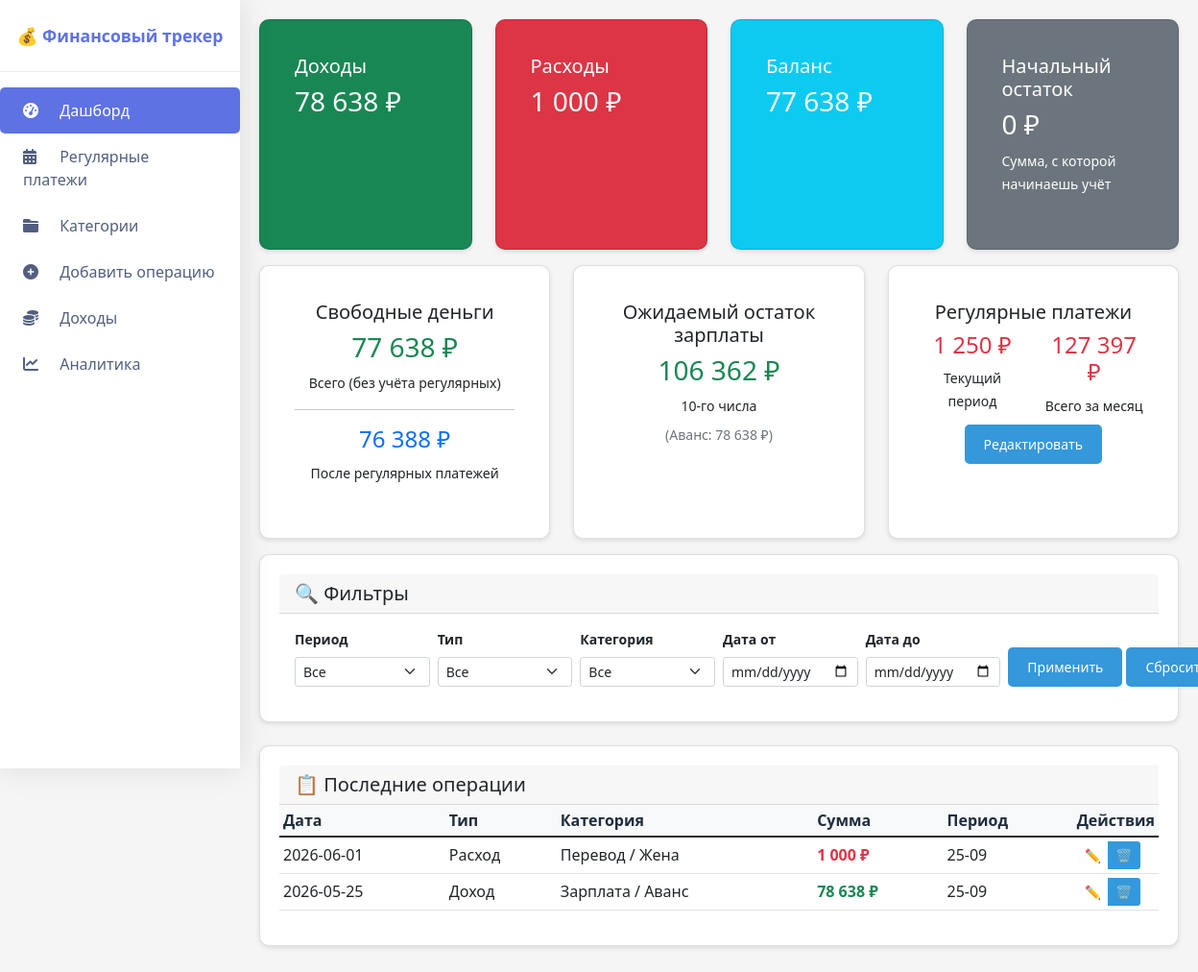
Before: / with the older database file.
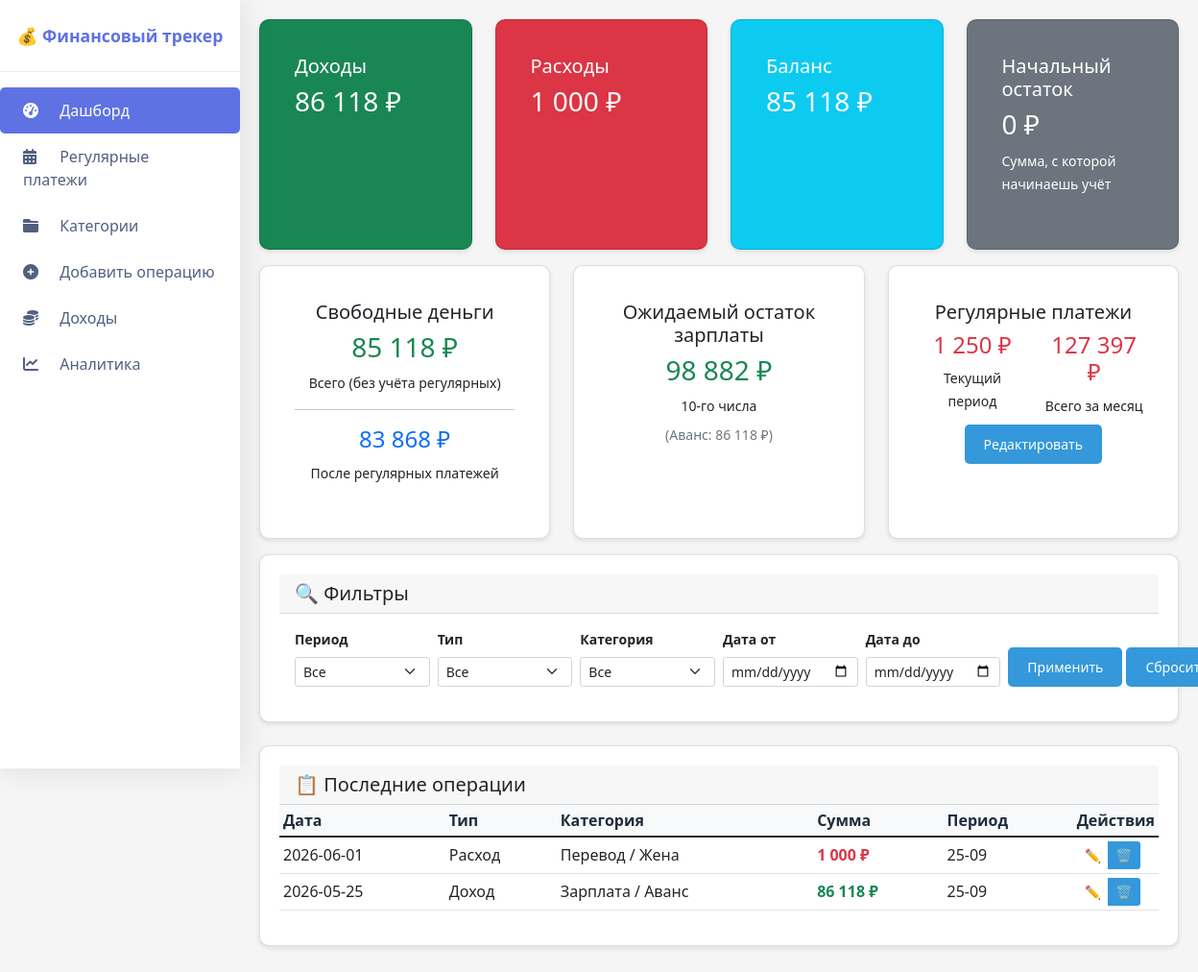
After: the same page with the newer database file.
### tables this page shows
CREATE TABLE operations (
                id INTEGER PRIMARY KEY AUTOINCREMENT,
                date TEXT NOT NULL,
                type TEXT NOT NULL,
                category TEXT NOT NULL,
                subcategory TEXT,
                amount REAL NOT NULL,
                comment TEXT,
                period TEXT
            );

### routes/main.py (the view)
    @app.route('/')
    def index():
        apply_regular_payments()
        today = date.today()
        current_money = get_current_money()
        period_filter = request.args.get('period', '')
        type_filter = request.args.get('type', '')
        category_filter = request.args.get('category', '')
        date_from = request.args.get('date_from', '')
        date_to = request.args.get('date_to', '')
        query = 'SELECT * FROM operations WHERE 1=1'
        params = []
        if period_filter:
            query += ' AND period = ?'
            params.append(period_filter)
        if type_filter:
            query += ' AND type = ?'
            params.append(type_filter)
        if category_filter:
            query += ' AND category = ?'
            params.append(category_filter)
        if date_from:
            query += ' AND date >= ?'
            params.append(date_from)
        if date_to:
            query += ' AND date <= ?'
            params.append(date_to)
        query += ' ORDER BY date DESC LIMIT 100'
        with get_db() as conn:
            operations = conn.execute(query, params).fetchall()
            all_categories = [row['name'] for row in conn.execute(
                'SELECT DISTINCT name FROM categories WHERE parent_id IS NULL ORDER BY name').fetchall()]
            total_income = \
            conn.execute('SELECT COALESCE(SUM(amount), 0) FROM operations WHERE type="Доход"').fetchone()[0]
            total_expense = \
            conn.execute('SELECT COALESCE(SUM(amount), 0) FROM operations WHERE type="Расход"').fetchone()[0]
            balance = total_income - total_expense
            planned_salary_row = conn.execute('SELECT value FROM settings WHERE key = "planned_salary"').fetchone()
            planned_salary = float(planned_salary_row['value']) if planned_salary_row else 185000
            advance_row = conn.execute('''
                SELECT amount
                FROM operations
                WHERE type = 'Доход'
                AND category = 'Зарплата'
                AND subcategory = 'Аванс'
                ORDER BY date DESC
                LIMIT 1
            ''').fetchone()
            real_advance = advance_row['amount'] if advance_row else 0
            if real_advance > 0:
                expected_remainder = planned_salary - real_advance
                salary_remainder_text = f"{expected_remainder:,.0f} ₽".replace(",", " ")
                salary_remainder_note = f"(Аванс: {real_advance:,.0f} ₽)".replace(",", " ")
            else:
                expected_remainder = planned_salary
                salary_remainder_text = f"{expected_remainder:,.0f} ₽".replace(",", " ")
                salary_remainder_note = "⚠️ Аванс ещё не внесён"
        if 10 <= today.day <= 24:
            period_start, period_end = 10, 24
        else:
            period_start, period_end = 25, 9
        regular_this_period = get_regular_payments_for_period(today, period_start, period_end)
        regular_total = get_regular_total_for_month()
        free_money_total = current_money + total_income - total_expense
        free_money_after_regular = free_money_total - regular_this_period
        if free_money_after_regular < 0:
            traffic_light = "red"
            traffic_text = "⚠️ КАССОВЫЙ РАЗРЫВ!"
        elif free_money_after_regular < 5000:
            traffic_light = "yellow"
            traffic_text = "⚠️ Осторожно: остаток меньше 5000 ₽"
        else:
            traffic_light = "green"
            traffic_text = "✅ Всё хорошо"
        next_income = get_next_income_date(today)
        days_to_income = (next_income - today).days
        return render_template('index.html',
                               operations=operations,
                               total_income=total_income,
                               total_expense=total_expense,
                               balance=balance,
                               free_money_total=free_money_total,
                               free_money_after_regular=free_money_after_regular,
                               days_to_income=days_to_income,
                               next_income=next_income,
                               traffic_light=traffic_light,
                               traffic_text=traffic_text,
                               regular_total=regular_total,
                               regular_this_period=regular_this_period,
                               current_money=current_money,
                               all_categories=all_categories,
                               salary_remainder_text=salary_remainder_text,
                               salary_remainder_note=salary_remainder_note)

### database.py (called while the page is built)
def get_db():
    conn = sqlite3.connect('finance.db')
    conn.row_factory = sqlite3.Row
    return conn

def get_current_money():
    with get_db() as conn:
        result = conn.execute('SELECT value FROM settings WHERE key = "current_money"').fetchone()
        return float(result['value']) if result else 45000

### utils.py (called while the page is built, shortened)
def get_next_income_date(today):
    if today.day < SALARY_DAY:
        return date(today.year, today.month, SALARY_DAY)
    elif today.day < ADVANCE_DAY:
        return date(today.year, today.month, ADVANCE_DAY)

def get_regular_total_for_month():
    from database import get_db
    with get_db() as conn:
        result = conn.execute('SELECT SUM(amount) FROM regular_payments').fetchone()[0]
        return result or 0

### templates/index.html (shortened to what this page needs)
{% extends "base.html" %}
{% block content %}
<div class="row">
    <div class="col-md-3 mb-3">
        <div class="card text-white bg-success h-100">
            <div class="card-body">
                <h5 class="card-title">Доходы</h5>
                <h3>{{ "{:,.0f}".format(total_income).replace(",", " ") }} ₽</h3>
            </div>
        </div>
    </div>
    <div class="col-md-3 mb-3">
        <div class="card text-white bg-danger h-100">
            <div class="card-body">
                <h5 class="card-title">Расходы</h5>
                <h3>{{ "{:,.0f}".format(total_expense).replace(",", " ") }} ₽</h3>
            </div>
        </div>
    </div>
    <div class="col-md-3 mb-3">
        <div class="card text-white bg-info h-100">
            <div class="card-body">
                <h5 class="card-title">Баланс</h5>
                <h3>{{ "{:,.0f}".format(balance).replace(",", " ") }} ₽</h3>
            </div>
        </div>
    </div>
    <div class="col-md-3 mb-3">
        <div class="card text-white bg-secondary h-100">
            <div class="card-body">
                <h5 class="card-title">Начальный остаток</h5>
                <h3>{{ "{:,.0f}".format(current_money).replace(",", " ") }} ₽</h3>
                <small>Сумма, с которой начинаешь учёт</small>
            </div>
        </div>
    </div>
</div>
<div class="row">
    <div class="col-xl-4 col-md-6 mb-3">
        <div class="card h-100">
            <div class="card-body text-center">
                <h5 class="card-title">Свободные деньги</h5>
                <h3 class="text-success">{{ "{:,.0f}".format(free_money_total).replace(",", " ") }} ₽</h3>
                <small>Всего (без учёта регулярных)</small>
                <hr>
                <h4 class="text-primary">{{ "{:,.0f}".format(free_money_after_regular).replace(",", " ") }} ₽</h4>
                <small>После регулярных платежей</small>
            </div>
        </div>
    </div>
    <div class="col-xl-4 col-md-6 mb-3">
        <div class="card h-100">
            <div class="card-body text-center">
                <h5 class="card-title">Ожидаемый остаток зарплаты</h5>
                <h3 class="text-success">{{ salary_remainder_text }}</h3>
                <small>10-го числа</small>
                <p class="small text-muted mt-2 mb-0">{{ salary_remainder_note }}</p>
            </div>
        </div>
    </div>
    <div class="col-xl-4 col-md-12 mb-3">
        <div class="card h-100">
            <div class="card-body text-center">
                <h5 class="card-title">Регулярные платежи</h5>
                <div class="row">
                    <div class="col-6">
                        <h4 class="text-danger">{{ "{:,.0f}".format(regular_this_period).replace(",", " ") }} ₽</h4>
                        <small>Текущий период</small>
                    </div>
                    <div class="col-6">
                        <h4 class="text-danger">{{ "{:,.0f}".format(regular_total).replace(",", " ") }} ₽</h4>
                        <small>Всего за месяц</small>
                    </div>
                </div>
                <div class="mt-2">
                    <a href="{{ url_for('regular') }}" class="btn btn-sm btn-outline-primary">Редактировать</a>
                </div>
            </div>
        </div>
    </div>
</div>
<div class="card mb-4">
    <div class="card-header">
        <h5 class="mb-0">🔍 Фильтры</h5>
    </div>
    <div class="card-body">
        <form method="GET" action="{{ url_for('index') }}" class="row g-2">
            <div class="col-md-2">
                <label class="form-label small fw-bold">Период</label>
                <select name="period" class="form-select form-select-sm">
                    <option value="">Все</option>
                </select>
            </div>
            <div class="col-md-2">
                <label class="form-label small fw-bold">Тип</label>
                <select name="type" class="form-select form-select-sm">
                    <option value="">Все</option>
                </select>
            </div>
            <div class="col-md-2">
                <label class="form-label small fw-bold">Категория</label>
                <select name="category" class="form-select form-select-sm">
                    <option value="">Все</option>
                </select>
            </div>
            <div class="col-md-2">
                <label class="form-label small fw-bold">Дата от</label>
                <input type="date" name="date_from" value="{{ request.args.get('date_from', '') }}"
                       class="form-control form-control-sm">
            </div>
            <div class="col-md-2">
                <label class="form-label small fw-bold">Дата до</label>
                <input type="date" name="date_to" value="{{ request.args.get('date_to', '') }}"
                       class="form-control form-control-sm">
            </div>
            <div class="col-md-2 d-flex align-items-end gap-1">
                <button type="submit" class="btn btn-primary btn-sm">Применить</button>
                <a href="{{ url_for('index') }}" class="btn btn-secondary btn-sm">Сбросить</a>
            </div>
        </form>
    </div>
</div>
<div class="card">
    <div class="card-header">
        <h5 class="mb-0">📋 Последние операции</h5>
    </div>
    <div class="table-responsive">
        <table class="table table-sm table-hover">
            <thead class="table-light">
            <tr>
                <th>Дата</th>
                <th>Тип</th>
                <th>Категория</th>
                <th>Сумма</th>
                <th>Период</th>
                <th style="width: 80px;">Действия</th>
            </tr>
            </thead>
            <tbody>
            {% for op in operations %}
            <tr>
                <td>{{ op.date }}</td>
                <td>{{ op.type }}</td>
                <td>{{ op.category }}{% if op.subcategory %} / {{ op.subcategory }}{% endif %}</td>
                <td class="fw-bold {{ 'text-success' if op.type == 'Доход' else 'text-danger' }}">
                    {{ "{:,.0f}".format(op.amount).replace(",", " ") }} ₽
                </td
                <td>{{ op.period }}</td>
                <td>
                    <div class="btn-group btn-group-sm">
                        <button class="btn btn-outline-primary edit-btn" data-id="{{ op.id }}">✏️</button>
                        <a href="{{ url_for('delete', id=op.id) }}" class="btn btn-outline-danger"
                           onclick="return confirm('Удалить операцию?')">🗑️</a>
                    </div>
                </td
            </tr>
            {% endfor %}
            </tbody>
        </table>
    </div>
</div>
{% endblock %}

### templates/base.html (shortened to what this page needs)
<!DOCTYPE html>
<html lang="ru">
<head>
    <link href="https://cdn.jsdelivr.net/npm/bootstrap@5.1.3/dist/css/bootstrap.min.css" rel="stylesheet">
    <link href="https://cdnjs.cloudflare.com/ajax/libs/font-awesome/6.0.0/css/all.min.css" rel="stylesheet">
    <link href="{{ url_for('static', filename='css/style.css') }}" rel="stylesheet">
</head>
<body>
<div class="sidebar">
    <div class="sidebar-brand">
        <a href="{{ url_for('index') }}">💰 Финансовый трекер</a>
    </div>
    <div class="sidebar-nav">
        <a class="nav-link {% if request.endpoint == 'index' %}active{% endif %}" href="{{ url_for('index') }}">
            <i class="fas fa-tachometer-alt"></i> Дашборд
        </a>
        <a class="nav-link {% if request.endpoint == 'regular' %}active{% endif %}" href="{{ url_for('regular') }}">
            <i class="fas fa-calendar-alt"></i> Регулярные платежи
        </a>
        <a class="nav-link {% if request.endpoint == 'categories' %}active{% endif %}"
           href="{{ url_for('categories') }}">
            <i class="fas fa-folder"></i> Категории
        </a>
        <a class="nav-link {% if request.endpoint == 'add' %}active{% endif %}" href="{{ url_for('add') }}">
            <i class="fas fa-plus-circle"></i> Добавить операцию
        </a>
        <a class="nav-link {% if request.endpoint == 'income_settings' %}active{% endif %}"
           href="{{ url_for('income_settings') }}">
            <i class="fas fa-coins"></i> Доходы
        </a>
        <a class="nav-link {% if request.endpoint == 'analytics' %}active{% endif %}" href="{{ url_for('analytics') }}">
            <i class="fas fa-chart-line"></i> Аналитика
        </a>
    </div>
</div>
<div class="main-content">
    {% block content %}{% endblock %}
</div>
</body>
</html>

### static/css/style.css (style rules this page uses)
* { margin: 0; padding: 0; box-sizing: border-box; }
body { font-family: 'Segoe UI', Tahoma, Geneva, Verdana, sans-serif; background: #f5f5f5; }
.nav-link { color: white; text-decoration: none; font-size: 16px; padding: 8px 16px; border-radius: 5px; transition: background 0.3s; }
.card { background: white; border-radius: 10px; padding: 20px; margin-bottom: 20px; box-shadow: 0 2px 5px rgba(0, 0, 0, 0.1); }
table { width: 100%; border-collapse: collapse; }
th { background: #34495e; color: white; }
.btn { display: inline-block; background: #3498db; color: white; padding: 10px 20px; text-decoration: none; border-radius: 5px; border: none; cursor: pointer; transition: background 0.3s; }
label { display: block; margin-bottom: 5px; font-weight: 500; }
input, select { width: 100%; padding: 10px; border: 1px solid #ddd; border-radius: 5px; }
.edit-btn { background: none; border: none; cursor: pointer; font-size: 18px; }
.sidebar { position: fixed; top: 0; left: 0; height: 100vh; width: 250px; background: white; box-shadow: 0 0 2rem 0 rgba(0, 0, 0, .1); z-index: 1000; }
.sidebar-brand { padding: 1.5rem 1rem; text-align: center; font-weight: 700; font-size: 1.1rem; border-bottom: 1px solid #e9ecef; }
.sidebar-brand a { color: #5e72e4; text-decoration: none; }
.sidebar-nav { padding: 1rem 0; }
.sidebar-nav .nav-link { padding: 0.75rem 1.5rem; color: #525f7f; transition: all 0.2s; display: block; text-decoration: none; }
.sidebar-nav .nav-link i { width: 24px; margin-right: 10px; }
.sidebar-nav .nav-link.active { background: #5e72e4; color: white; }
.main-content { margin-left: 250px; padding: 20px; }
.table thead th { background-color: #f8f9fa; color: #1f2d3d; font-weight: 600; border-bottom: 2px solid #dee2e6; }
.h-100 { height: 100%; }
.table th, .table td { background: transparent !important; border-bottom: 1px solid #dee2e6 !important; text-align: left !important; vertical-align: middle !important; }
.table thead th { background-color: #f8f9fa !important; color: #1f2d3d !important; font-weight: 600 !important; }

Changed rows visible on the page:
changed operations "Доход": amount "78 638" → "86 118"
Other visible differences:
{{ "{:,.0f}".format(total_income).replace(",", " ") }}: "78 638" → "86 118"
{{ "{:,.0f}".format(balance).replace(",", " ") }}: "77 638" → "85 118"
{{ "{:,.0f}".format(free_money_total).replace(",", " ") }}: "77 638" → "85 118"
{{ "{:,.0f}".format(free_money_after_regular).replace(",", " ") }}: "76 388" → "83 868"
{{ salary_remainder_text }}: "106 362 ₽" → "98 882 ₽"
{{ salary_remainder_note }}: "(Аванс: 78 638 ₽)" → "(Аванс: 86 118 ₽)"
